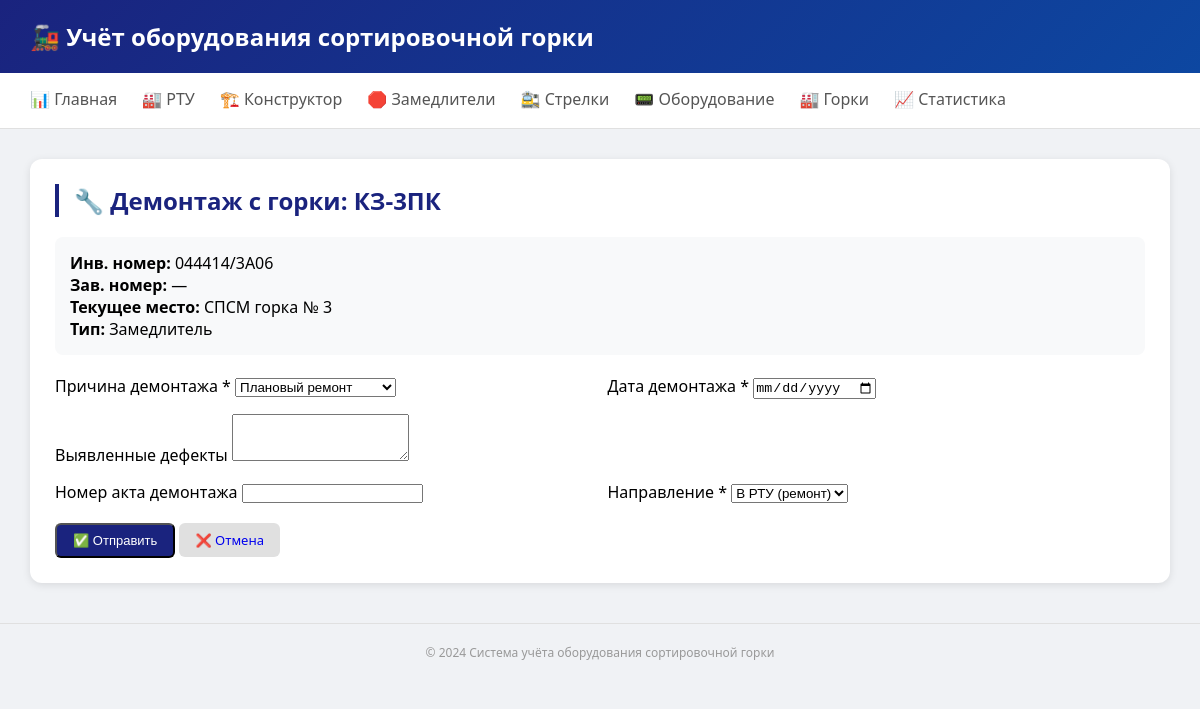
/rtu/device/1/dismantle, run on the app's committed database.
### tables this page shows
CREATE TABLE devices (
        id INTEGER PRIMARY KEY AUTOINCREMENT,
        equipment_type_id INTEGER NOT NULL,
        park_id INTEGER,
        track_section_id INTEGER,
        brake_position_id INTEGER,
        
        model TEXT,
        inv_number TEXT UNIQUE,
        serial_number TEXT,
        
        location_detail TEXT,
        mount_date DATE,
        
        params TEXT,
        
        manufacture_date DATE,
        install_date DATE,
        last_check_date DATE,
        
        status TEXT DEFAULT 'active',
        notes TEXT, rtu_batch_id INTEGER, manufacturer TEXT, passport_data TEXT, height_mm INTEGER, network_number TEXT, be TEXT DEFAULT "5067", os6_name TEXT, os6_install_year INTEGER, os6_last_repair INTEGER, os6_last_modernization INTEGER,
        
        FOREIGN KEY (equipment_type_id) REFERENCES equipment_types(id),
        FOREIGN KEY (park_id) REFERENCES parks(id),
        FOREIGN KEY (track_section_id) REFERENCES track_sections(id),
        FOREIGN KEY (brake_position_id) REFERENCES brake_positions(id)
    );

CREATE TABLE parks (
        id INTEGER PRIMARY KEY AUTOINCREMENT,
        name TEXT NOT NULL,
        station TEXT,
        class INTEGER,
        num_tracks INTEGER,
        num_bundles INTEGER,
        control_system TEXT,
        description TEXT
    );

CREATE TABLE equipment_types (
        id INTEGER PRIMARY KEY AUTOINCREMENT,
        name TEXT NOT NULL UNIQUE,
        category TEXT,
        icon TEXT,
        has_passport BOOLEAN DEFAULT 1,
        has_serial_number BOOLEAN DEFAULT 1
    );

### routers/rtu.py (the view)
@router.get("/device/{device_id}/dismantle", response_class=HTMLResponse)
async def dismantle_form(request: Request, device_id: int):
    conn = get_db()
    cursor = conn.cursor()
    cursor.execute("""
        SELECT d.*, et.name as type_name, p.name as park_name
        FROM devices d
        JOIN equipment_types et ON d.equipment_type_id = et.id
        LEFT JOIN parks p ON d.park_id = p.id
        WHERE d.id = ?
    """, (device_id,))
    device = cursor.fetchone()
    conn.close()
    return templates.TemplateResponse("rtu_dismantle.html", {
        "request": request,
        "device": device
    })

### templates/rtu_dismantle.html (shortened to what this page needs)
{% extends "base.html" %}
{% block content %}
<div class="card">
    <h2>🔧 Демонтаж с горки: {{ device.model }}</h2>
    <div style="padding: 15px; background: #f8f9fa; border-radius: 8px; margin-bottom: 20px;">
        <div><strong>Инв. номер:</strong> {{ device.inv_number or '—' }}</div>
        <div><strong>Зав. номер:</strong> {{ device.serial_number or '—' }}</div>
        <div><strong>Текущее место:</strong> {{ device.park_name or '—' }}</div>
        <div><strong>Тип:</strong> {{ device.type_name }}</div>
    </div>
    <form method="POST" action="/rtu/device/{{ device.id }}/dismantle">
        <div style="display: grid; grid-template-columns: repeat(2, 1fr); gap: 15px;">
            <div>
                <label>Причина демонтажа *</label>
                <select name="dismantle_reason" class="form-control" required>
                    <option value="planned_repair">Плановый ремонт</option>
                </select>
            </div>
            <div>
                <label>Дата демонтажа *</label>
                <input type="date" name="dismantle_date" class="form-control" required>
            </div>
            <div style="grid-column: span 2;">
                <label>Выявленные дефекты</label>
                <textarea name="defects" rows="3" class="form-control"></textarea>
            </div>
            <div>
                <label>Номер акта демонтажа</label>
                <input type="text" name="act_number" class="form-control">
            </div>
            <div>
                <label>Направление *</label>
                <select name="destination" class="form-control" required>
                    <option value="rtu">В РТУ (ремонт)</option>
                </select>
            </div>
        </div>
        <div style="margin-top: 20px;">
            <button type="submit" class="btn btn-primary">✅ Отправить</button>
            <a href="/devices/{{ device.id }}" class="btn" style="background:#e0e0e0;">❌ Отмена</a>
        </div>
    </form>
</div>
{% endblock %}

### templates/base.html (style rules this page uses)
* { margin: 0; padding: 0; box-sizing: border-box; }
body { font-family: 'Segoe UI', Tahoma, Geneva, Verdana, sans-serif; background: #f0f2f5; }
.card { background: white; border-radius: 12px; box-shadow: 0 2px 8px rgba(0,0,0,0.1); padding: 25px; margin-bottom: 25px; }
.card h2 { color: #1a237e; margin-bottom: 20px; border-left: 4px solid #1a237e; padding-left: 15px; }
.btn { display: inline-block; padding: 8px 16px; border-radius: 6px; text-decoration: none; font-size: 13px; font-weight: 500; }
.btn-primary { background: #1a237e; color: white; }

### data on the page
devices: model "КЗ-3ПК", inv_number "044414/3А06"
parks: name "СПСМ горка № 3"
equipment_types: type_name "Замедлитель"

### other printed values
{{ device.serial_number or '—' }} "—"
